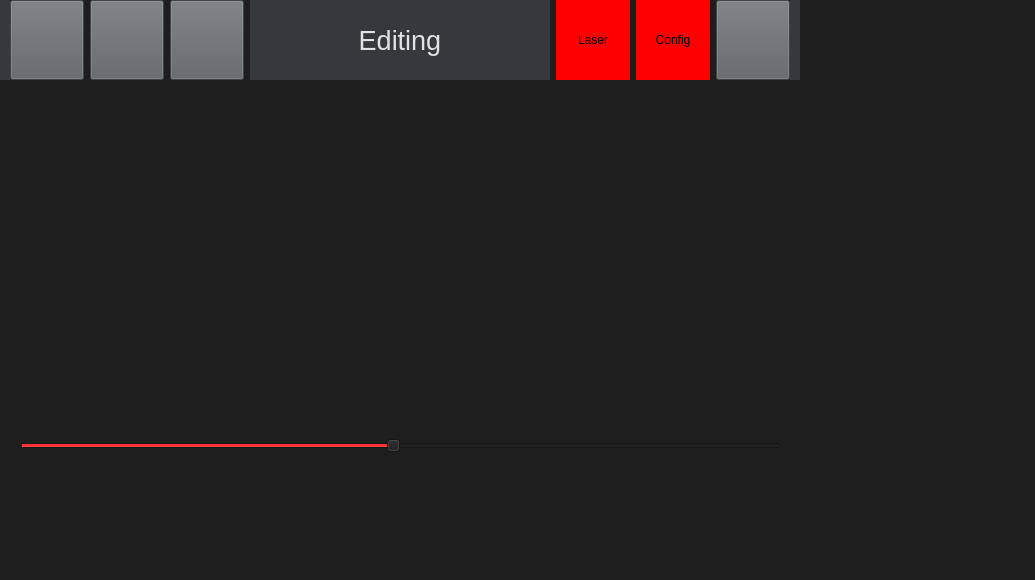
<?xml version="1.0" encoding="UTF-8"?>
<ui version="4.0">
 <class>Form</class>
 <widget class="QWidget" name="Form">
  <property name="geometry">
   <rect>
    <x>0</x>
    <y>0</y>
    <width>1035</width>
    <height>580</height>
   </rect>
  </property>
  <property name="windowTitle">
   <string>Form</string>
  </property>
  <property name="styleSheet">
   <string notr="true">background-color: rgb(30, 30, 30);</string>
  </property>
  <widget class="QWidget" name="horizontalLayoutWidget_3">
   <property name="geometry">
    <rect>
     <x>10</x>
     <y>0</y>
     <width>780</width>
     <height>80</height>
    </rect>
   </property>
   <layout class="QHBoxLayout" name="horizontalLayout_5">
    <item>
     <widget class="QPushButton" name="backBtn">
      <property name="minimumSize">
       <size>
        <width>0</width>
        <height>0</height>
       </size>
      </property>
      <property name="maximumSize">
       <size>
        <width>999</width>
        <height>999</height>
       </size>
      </property>
      <property name="font">
       <font>
        <pointsize>10</pointsize>
        <weight>75</weight>
        <bold>true</bold>
       </font>
      </property>
      <property name="styleSheet">
       <string notr="true">background-color: rgb(92, 97, 100);
color: rgb(175, 177, 179);
</string>
      </property>
      <property name="text">
       <string/>
      </property>
      <property name="icon">
       <iconset>
        <normaloff>../Icons/backIcon2.png</normaloff>../Icons/backIcon2.png</iconset>
      </property>
      <property name="iconSize">
       <size>
        <width>32</width>
        <height>32</height>
       </size>
      </property>
     </widget>
    </item>
    <item>
     <widget class="QPushButton" name="helpBtn">
      <property name="minimumSize">
       <size>
        <width>0</width>
        <height>0</height>
       </size>
      </property>
      <property name="maximumSize">
       <size>
        <width>100</width>
        <height>100</height>
       </size>
      </property>
      <property name="font">
       <font>
        <pointsize>10</pointsize>
        <weight>75</weight>
        <bold>true</bold>
       </font>
      </property>
      <property name="cursor">
       <cursorShape>ArrowCursor</cursorShape>
      </property>
      <property name="toolTip">
       <string>&lt;html&gt;&lt;head/&gt;&lt;body&gt;&lt;p&gt;&lt;img src=&quot;:/newPrefix/helpIcon.png&quot;/&gt;&lt;/p&gt;&lt;/body&gt;&lt;/html&gt;</string>
      </property>
      <property name="styleSheet">
       <string notr="true">background-color: rgb(92, 97, 100);
color: rgb(175, 177, 179);
</string>
      </property>
      <property name="text">
       <string/>
      </property>
      <property name="icon">
       <iconset>
        <normaloff>../Icons/helpIcon.png</normaloff>../Icons/helpIcon.png</iconset>
      </property>
      <property name="iconSize">
       <size>
        <width>32</width>
        <height>64</height>
       </size>
      </property>
      <property name="flat">
       <bool>false</bool>
      </property>
     </widget>
    </item>
    <item>
     <widget class="QPushButton" name="homeBtn">
      <property name="minimumSize">
       <size>
        <width>0</width>
        <height>0</height>
       </size>
      </property>
      <property name="maximumSize">
       <size>
        <width>100</width>
        <height>100</height>
       </size>
      </property>
      <property name="font">
       <font>
        <pointsize>10</pointsize>
        <weight>75</weight>
        <bold>true</bold>
       </font>
      </property>
      <property name="styleSheet">
       <string notr="true">background-color: rgb(92, 97, 100);
color: rgb(175, 177, 179);
</string>
      </property>
      <property name="text">
       <string/>
      </property>
      <property name="icon">
       <iconset>
        <normaloff>../Icons/homeIcon.png</normaloff>../Icons/homeIcon.png</iconset>
      </property>
      <property name="iconSize">
       <size>
        <width>32</width>
        <height>32</height>
       </size>
      </property>
     </widget>
    </item>
    <item>
     <widget class="QLabel" name="pageTitle">
      <property name="minimumSize">
       <size>
        <width>300</width>
        <height>0</height>
       </size>
      </property>
      <property name="font">
       <font>
        <pointsize>20</pointsize>
        <weight>50</weight>
        <bold>false</bold>
       </font>
      </property>
      <property name="styleSheet">
       <string notr="true">background-color: rgb(54, 57, 59);
color: rgb(226, 226, 226);</string>
      </property>
      <property name="text">
       <string>Editing</string>
      </property>
      <property name="alignment">
       <set>Qt::AlignCenter</set>
      </property>
     </widget>
    </item>
    <item>
     <widget class="QLabel" name="laserLight">
      <property name="minimumSize">
       <size>
        <width>0</width>
        <height>0</height>
       </size>
      </property>
      <property name="maximumSize">
       <size>
        <width>999</width>
        <height>9999</height>
       </size>
      </property>
      <property name="styleSheet">
       <string notr="true">background-color: red;
color: rgb(0, 0, 0);</string>
      </property>
      <property name="text">
       <string>Laser</string>
      </property>
      <property name="alignment">
       <set>Qt::AlignCenter</set>
      </property>
     </widget>
    </item>
    <item>
     <widget class="QLabel" name="configLight">
      <property name="minimumSize">
       <size>
        <width>0</width>
        <height>0</height>
       </size>
      </property>
      <property name="maximumSize">
       <size>
        <width>9999</width>
        <height>9999</height>
       </size>
      </property>
      <property name="styleSheet">
       <string notr="true">background-color: red;
color: rgb(0, 0, 0);</string>
      </property>
      <property name="text">
       <string>Config</string>
      </property>
      <property name="alignment">
       <set>Qt::AlignCenter</set>
      </property>
     </widget>
    </item>
    <item>
     <widget class="QPushButton" name="nextBtn">
      <property name="minimumSize">
       <size>
        <width>0</width>
        <height>0</height>
       </size>
      </property>
      <property name="maximumSize">
       <size>
        <width>80</width>
        <height>999</height>
       </size>
      </property>
      <property name="font">
       <font>
        <pointsize>10</pointsize>
        <weight>75</weight>
        <bold>true</bold>
       </font>
      </property>
      <property name="styleSheet">
       <string notr="true">background-color: rgb(92, 97, 100);
color: rgb(175, 177, 179);</string>
      </property>
      <property name="text">
       <string/>
      </property>
      <property name="icon">
       <iconset>
        <normaloff>../Icons/nextIcon.png</normaloff>../Icons/nextIcon.png</iconset>
      </property>
      <property name="iconSize">
       <size>
        <width>64</width>
        <height>64</height>
       </size>
      </property>
     </widget>
    </item>
   </layout>
   <zorder>backBtn</zorder>
   <zorder>pageTitle</zorder>
   <zorder>helpBtn</zorder>
   <zorder>laserLight</zorder>
   <zorder>configLight</zorder>
   <zorder>homeBtn</zorder>
   <zorder>nextBtn</zorder>
  </widget>
  <widget class="QSlider" name="horizontalSlider">
   <property name="geometry">
    <rect>
     <x>20</x>
     <y>420</y>
     <width>761</width>
     <height>51</height>
    </rect>
   </property>
   <property name="styleSheet">
    <string notr="true">alternate-background-color: rgb(170, 170, 170);
color: rgb(255, 51, 24);
alternate-background-color: rgb(255, 20, 20);
border-color: rgb(255, 0, 0);
gridline-color: rgb(255, 0, 4);
selection-background-color: rgb(255, 0, 4);</string>
   </property>
   <property name="maximum">
    <number>255</number>
   </property>
   <property name="pageStep">
    <number>5</number>
   </property>
   <property name="sliderPosition">
    <number>125</number>
   </property>
   <property name="tracking">
    <bool>true</bool>
   </property>
   <property name="orientation">
    <enum>Qt::Horizontal</enum>
   </property>
  </widget>
  <widget class="QLabel" name="helpTitle">
   <property name="geometry">
    <rect>
     <x>0</x>
     <y>0</y>
     <width>800</width>
     <height>80</height>
    </rect>
   </property>
   <property name="font">
    <font>
     <pointsize>20</pointsize>
     <weight>50</weight>
     <bold>false</bold>
    </font>
   </property>
   <property name="styleSheet">
    <string notr="true">background-color: rgb(54, 57, 59);
color: rgb(226, 226, 226);</string>
   </property>
   <property name="text">
    <string/>
   </property>
   <property name="alignment">
    <set>Qt::AlignCenter</set>
   </property>
  </widget>
  <widget class="QLabel" name="label">
   <property name="geometry">
    <rect>
     <x>16</x>
     <y>90</y>
     <width>771</width>
     <height>321</height>
    </rect>
   </property>
   <property name="text">
    <string/>
   </property>
   <property name="pixmap">
    <pixmap>D:/001 JuniFiesch.jpg</pixmap>
   </property>
  </widget>
  <zorder>helpTitle</zorder>
  <zorder>horizontalLayoutWidget_3</zorder>
  <zorder>horizontalSlider</zorder>
  <zorder>label</zorder>
 </widget>
 <resources/>
 <connections/>
</ui>
